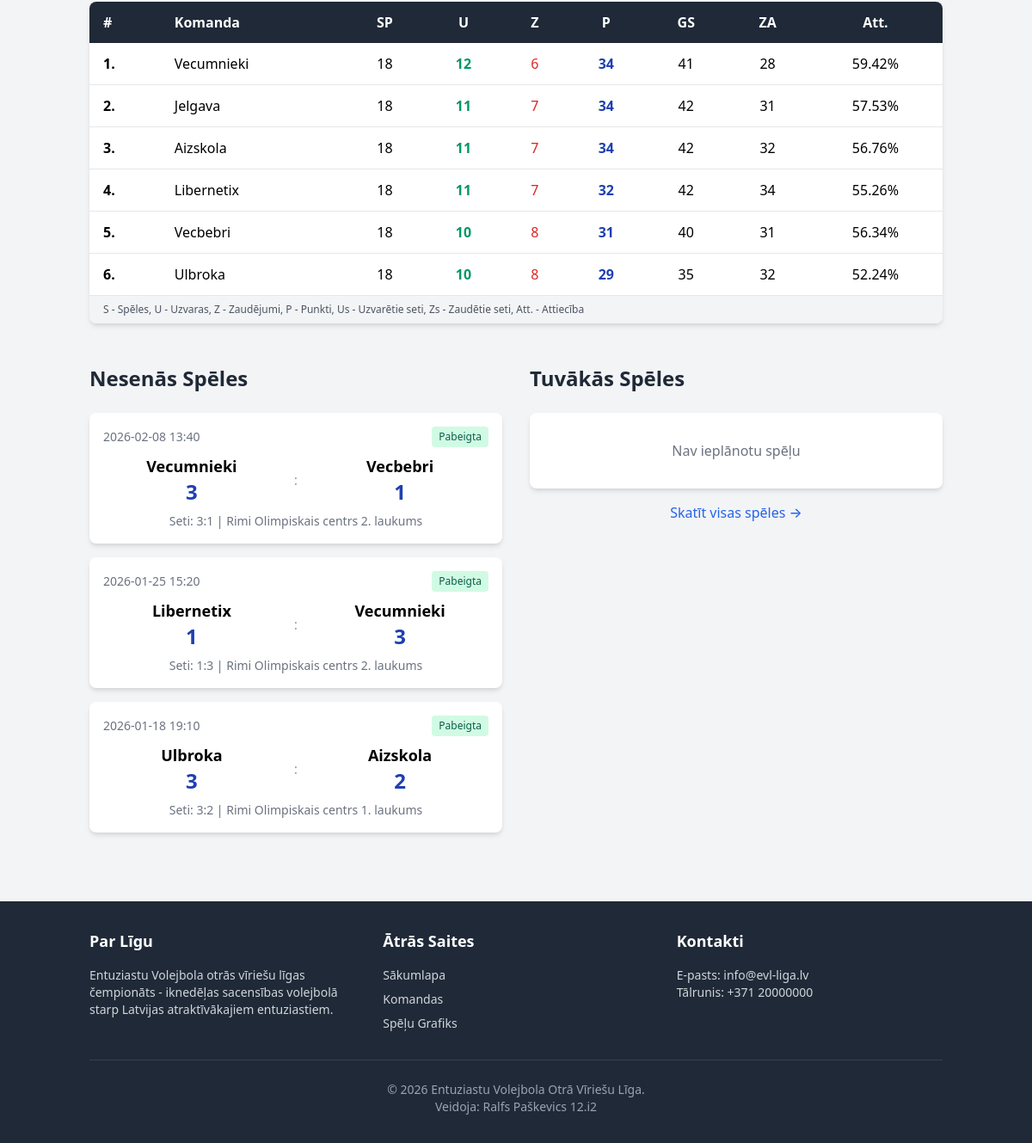
The app's page / (lower part), older data.
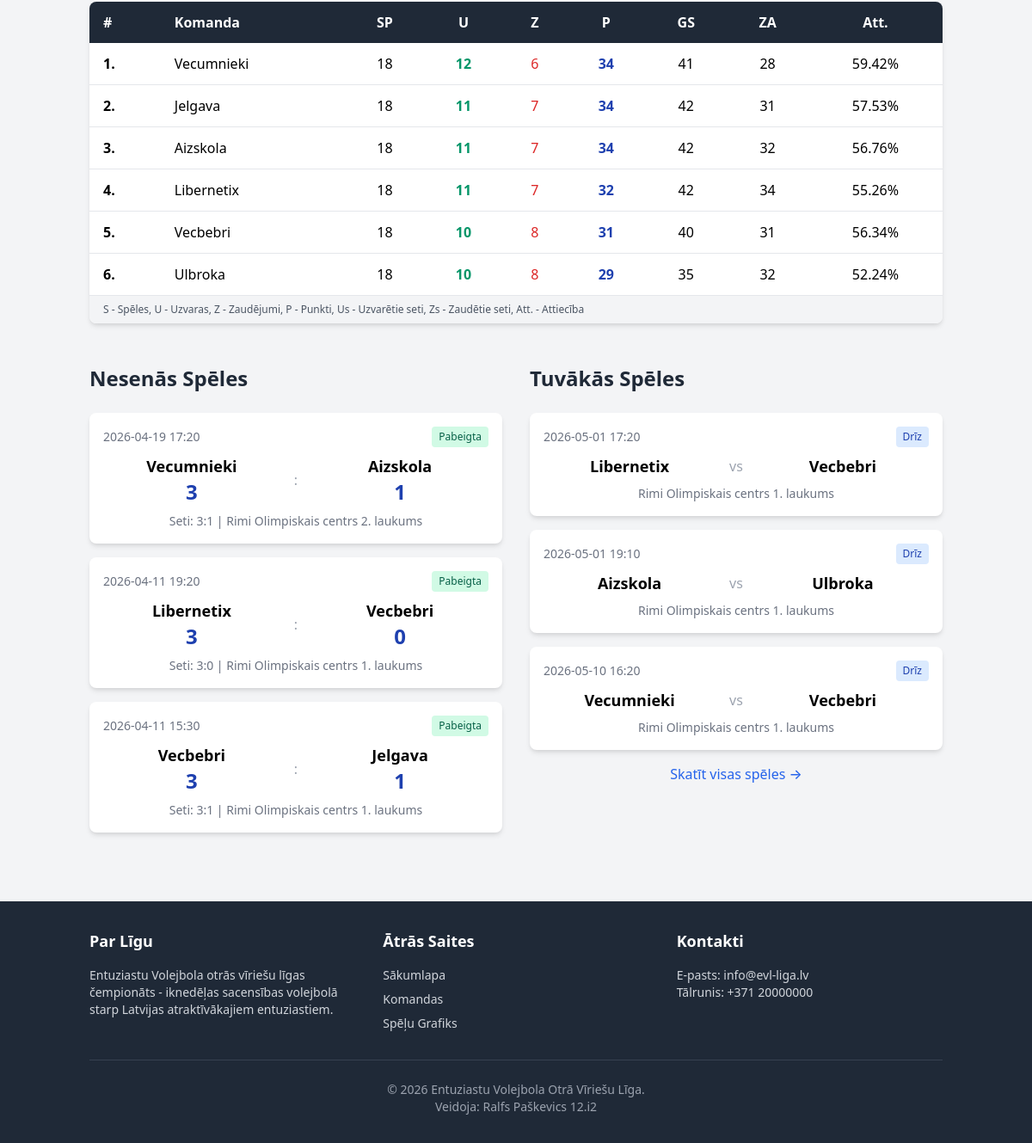
The same page, newer data.
### tables this page shows
CREATE TABLE teams (
	id INTEGER PRIMARY KEY AUTOINCREMENT,
	name TEXT NOT NULL,
	logo TEXT DEFAULT ('/static/volleyball.svg'),
	played INTEGER DEFAULT (0),
	won INTEGER DEFAULT (0),
	lost INTEGER DEFAULT (0),
	points INTEGER DEFAULT (0),
	sets_won INTEGER DEFAULT (0),
	sets_lost INTEGER DEFAULT (0)
);

CREATE TABLE games (
	id INTEGER PRIMARY KEY AUTOINCREMENT,
	home_team_id INTEGER NOT NULL,
	away_team_id INTEGER NOT NULL,
	date TEXT NOT NULL,
	time TEXT NOT NULL,
	location TEXT NOT NULL,
	home_score INTEGER,
	away_score INTEGER,
	home_sets INTEGER DEFAULT (0),
	away_sets INTEGER DEFAULT (0),
	status TEXT DEFAULT ('scheduled'),
	CONSTRAINT FK_games_teams FOREIGN KEY (away_team_id) REFERENCES teams(id),
	CONSTRAINT FK_games_teams_2 FOREIGN KEY (home_team_id) REFERENCES teams(id)
);

### app.py (the view)
@app.route('/')
def index():
    conn = get_db_connection()
    teams = conn.execute('SELECT * FROM teams').fetchall()
    standings = []
    for team in teams:
        t = dict(team)
        total_sets = t['sets_won'] + t['sets_lost']
        t['win_percentage'] = (t['sets_won'] / total_sets * 100) if total_sets > 0 else 0
        standings.append(t)
    standings = sorted(standings, key=lambda x: (x['points'], x['win_percentage']), reverse=True)
    recent_games = conn.execute('''
        SELECT g.*, ht.name as home_team, at.name as away_team
        FROM games g
        JOIN teams ht ON g.home_team_id = ht.id
        JOIN teams at ON g.away_team_id = at.id
        WHERE g.status = 'completed'
        ORDER BY g.date DESC, g.time DESC LIMIT 3
    ''').fetchall()
    upcoming_games = conn.execute('''
        SELECT g.*, ht.name as home_team, at.name as away_team
        FROM games g
        JOIN teams ht ON g.home_team_id = ht.id
        JOIN teams at ON g.away_team_id = at.id
        WHERE g.status = 'scheduled'
        ORDER BY g.date ASC, g.time ASC LIMIT 3
    ''').fetchall()
    conn.close()
    return render_template('index.html', standings=standings, recent_games=recent_games, upcoming_games=upcoming_games)

### app.py (called while the page is built)
def get_db_connection():
    conn = sqlite3.connect(DATABASE)
    conn.row_factory = sqlite3.Row
    return conn

### templates/index.html (shortened to what the changed rows need)
{% extends "base.html" %}
{% block content %}
<div class="container mx-auto px-4 py-8">
    <section class="mb-12">
        <div class="bg-white rounded-lg shadow-md overflow-hidden">
            <div class="overflow-x-auto">
                <table class="w-full">
                    <thead class="bg-gray-800 text-white">
                        <tr>
                            <th class="px-4 py-3 text-left">#</th>
                            <th class="px-4 py-3 text-left">Komanda</th>
                            <th class="px-4 py-3 text-center">SP</th>
                            <th class="px-4 py-3 text-center">U</th>
                            <th class="px-4 py-3 text-center">Z</th>
                            <th class="px-4 py-3 text-center">P</th>
                            <th class="px-4 py-3 text-center hidden sm:table-cell">GS</th>
                            <th class="px-4 py-3 text-center hidden sm:table-cell">ZA</th>
                            <th class="px-4 py-3 text-center hidden md:table-cell">Att.</th>
                        </tr>
                    </thead>
                    <tbody>
                        {% for team in standings %}
                        <tr class="border-b hover:bg-gray-50 transition">
                            <td class="px-4 py-3 font-bold {% if loop.index <= 3 %}text-orange-500{% endif %}">
                                {{ loop.index }}.
                            </td>
                            <td class="px-4 py-3 font-medium">{{ team.name }}</td>
                            <td class="px-4 py-3 text-center">{{ team.played }}</td>
                            <td class="px-4 py-3 text-center text-green-600 font-semibold">{{ team.won }}</td>
                            <td class="px-4 py-3 text-center text-red-600">{{ team.lost }}</td>
                            <td class="px-4 py-3 text-center font-bold text-blue-800">{{ team.points }}</td>
                            <td class="px-4 py-3 text-center hidden sm:table-cell">{{ team.sets_won }}</td>
                            <td class="px-4 py-3 text-center hidden sm:table-cell">{{ team.sets_lost }}</td>
                            <td class="px-4 py-3 text-center hidden md:table-cell">
                                {% if team.win_percentage > 0 or (team.sets_won + team.sets_lost > 0) %}
                                    {{ "%.2f"|format(team.win_percentage) }}%
                                {% else %}
                                    0.00%
                                {% endif %}
                            </td>
                        </tr>
                        {% endfor %}
                    </tbody>
                </table>
            </div>
        </div>
    </section>
    <div class="grid grid-cols-1 lg:grid-cols-2 gap-8">
        <section>
            <h2 class="text-2xl font-bold text-gray-800 mb-6 flex items-center">
                Nesenās Spēles
            </h2>
            <div class="space-y-4">
                {% for game in recent_games %}
                <div class="bg-white rounded-lg shadow-md p-4 hover:shadow-lg transition">
                    <div class="flex justify-between items-center mb-2">
                        <span class="text-sm text-gray-500">{{ game.date }} {{ game.time }}</span>
                        <span class="text-xs bg-green-100 text-green-800 px-2 py-1 rounded">Pabeigta</span>
                    </div>
                    <div class="flex justify-between items-center">
                        <div class="text-center flex-1">
                            <div class="font-semibold text-lg">{{ game.home_team }}</div>
                            <div class="text-2xl font-bold text-blue-800">{{ game.home_score }}</div>
                        </div>
                        <div class="text-gray-400 px-4">:</div>
                        <div class="text-center flex-1">
                            <div class="font-semibold text-lg">{{ game.away_team }}</div>
                            <div class="text-2xl font-bold text-blue-800">{{ game.away_score }}</div>
                        </div>
                    </div>
                    <div class="text-center text-sm text-gray-500 mt-2">
                        Seti: <span class="font-medium">{{ game.home_sets }}:{{ game.away_sets }}</span>
                        | {{ game.location }}
                    </div>
                </div>
                {% else %}
                <div class="bg-white rounded-lg shadow-md p-8 text-center text-gray-500">
                    Nav spēļu dati
                </div>
                {% endfor %}
            </div>
        </section>
        <section>
            <h2 class="text-2xl font-bold text-gray-800 mb-6 flex items-center">
                Tuvākās Spēles
            </h2>
            <div class="space-y-4">
                {% for game in upcoming_games %}
                <div class="bg-white rounded-lg shadow-md p-4 hover:shadow-lg transition">
                    <div class="flex justify-between items-center mb-2">
                        <span class="text-sm text-gray-500">{{ game.date }} {{ game.time }}</span>
                        <span class="text-xs bg-blue-100 text-blue-800 px-2 py-1 rounded">Drīz</span>
                    </div>
                    <div class="flex justify-between items-center">
                        <div class="text-center flex-1">
                            <div class="font-semibold text-lg">{{ game.home_team }}</div>
                        </div>
                        <div class="text-gray-400 px-4">vs</div>
                        <div class="text-center flex-1">
                            <div class="font-semibold text-lg">{{ game.away_team }}</div>
                        </div>
                    </div>
                    <div class="text-center text-sm text-gray-500 mt-2">
                        {{ game.location }}
                    </div>
                </div>
                {% else %}
                <div class="bg-white rounded-lg shadow-md p-8 text-center text-gray-500">
                    Nav ieplānotu spēļu
                </div>
                {% endfor %}
            </div>
        </section>
    </div>
</div>
{% endblock %}

Row changes from the older to the newer data that the page shows:
no longer on this page (row unchanged): games: date "2026-02-08", time "13:40", home_team "Vecumnieki", home_score "3", away_team "Vecbebri", away_score "1", home_sets "3", away_sets "1", location "Rimi Olimpiskais centrs 2. laukums", shown under "Nesenās Spēles"
no longer on this page (row unchanged): games: date "2026-01-25", time "15:20", home_team "Libernetix", home_score "1", away_team "Vecumnieki", away_score "3", home_sets "1", away_sets "3", location "Rimi Olimpiskais centrs 2. laukums", shown under "Nesenās Spēles"
no longer on this page (row unchanged): games: date "2026-01-18", time "19:10", home_team "Ulbroka", home_score "3", away_team "Aizskola", away_score "2", home_sets "3", away_sets "2", location "Rimi Olimpiskais centrs 1. laukums", shown under "Nesenās Spēles"
added games: date "2026-04-19", time "17:20", home_team "Vecumnieki", home_score "3", away_team "Aizskola", away_score "1", home_sets "3", away_sets "1", location "Rimi Olimpiskais centrs 2. laukums", shown under "Nesenās Spēles"
added games: date "2026-04-11", time "19:20", home_team "Libernetix", home_score "3", away_team "Vecbebri", away_score "0", home_sets "3", away_sets "0", location "Rimi Olimpiskais centrs 1. laukums", shown under "Nesenās Spēles"
added games: date "2026-04-11", time "15:30", home_team "Vecbebri", home_score "3", away_team "Jelgava", away_score "1", home_sets "3", away_sets "1", location "Rimi Olimpiskais centrs 1. laukums", shown under "Nesenās Spēles"
added games: date "2026-05-01", time "17:20", home_team "Libernetix", away_team "Vecbebri", location "Rimi Olimpiskais centrs 1. laukums", shown under "Tuvākās Spēles"
added games: date "2026-05-01", time "19:10", home_team "Aizskola", away_team "Ulbroka", location "Rimi Olimpiskais centrs 1. laukums", shown under "Tuvākās Spēles"
added games: date "2026-05-10", time "16:20", home_team "Vecumnieki", away_team "Vecbebri", location "Rimi Olimpiskais centrs 1. laukums", shown under "Tuvākās Spēles"
Text that changed along with them:
text no longer shown: "Nav ieplānotu spēļu"
